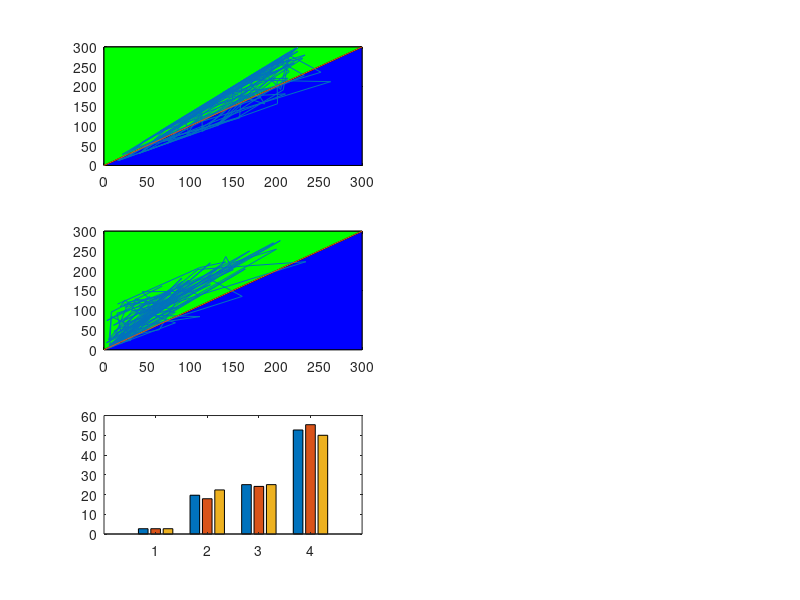

The MATLAB script that drew this image: (Note: this script raises an error after producing the figure.)

clear
clc

load param_ThrePert_SA0SB0_25pc_AND.mat
load param_RandSA0SB0_AND.mat

unp=tri_types(nrr,:);
ind=tri_type_SA0ltSB0;
dir=tri_type_SB0ltSA0;

nr=length(tri_type_SB0ltSA0);

for ii=1:nr

    if tri_type_SA0ltSB0(ii)==1 
        M_state_SA0ltSB0(ii,1)=SNB_SA0ltSB0(ii,3)-SNB_SA0ltSB0(ii,4);
        H_state_SA0ltSB0(ii,1)=SNB_SA0ltSB0(ii,3)-SNB_SA0ltSB0(ii,2);
        Tri_Reg_SA0ltSB0(ii,1)=SNB_SA0ltSB0(ii,1)-SNB_SA0ltSB0(ii,4);
    elseif tri_type_SA0ltSB0(ii)==3
        M_state_SA0ltSB0(ii,1)=SNB_SA0ltSB0(ii,3)-SNB_SA0ltSB0(ii,4);
        H_state_SA0ltSB0(ii,1)=SNB_SA0ltSB0(ii,3)-SNB_SA0ltSB0(ii,2);
        Tri_Reg_SA0ltSB0(ii,1)=SNB_SA0ltSB0(ii,1)-SNB_SA0ltSB0(ii,2);
    elseif tri_type_SA0ltSB0(ii)==2 
        M_state_SA0ltSB0(ii,1)=SNB_SA0ltSB0(ii,1)-SNB_SA0ltSB0(ii,4);
        H_state_SA0ltSB0(ii,1)=SNB_SA0ltSB0(ii,3)-SNB_SA0ltSB0(ii,2);
        Tri_Reg_SA0ltSB0(ii,1)=SNB_SA0ltSB0(ii,3)-SNB_SA0ltSB0(ii,4);
    elseif tri_type_SA0ltSB0(ii)==4 
        M_state_SA0ltSB0(ii,1)=SNB_SA0ltSB0(ii,1)-SNB_SA0ltSB0(ii,4);
        H_state_SA0ltSB0(ii,1)=SNB_SA0ltSB0(ii,3)-SNB_SA0ltSB0(ii,2);
        Tri_Reg_SA0ltSB0(ii,1)=SNB_SA0ltSB0(ii,3)-SNB_SA0ltSB0(ii,2);
    end


    if tri_type_SB0ltSA0(ii)==1 
        M_state_SB0ltSA0(ii,1)=SNB_SB0ltSA0(ii,3)-SNB_SB0ltSA0(ii,4);
        H_state_SB0ltSA0(ii,1)=SNB_SB0ltSA0(ii,3)-SNB_SB0ltSA0(ii,2);
        Tri_Reg_SB0ltSA0(ii,1)=SNB_SB0ltSA0(ii,1)-SNB_SB0ltSA0(ii,4);
    elseif tri_type_SB0ltSA0(ii)==3
        M_state_SB0ltSA0(ii,1)=SNB_SB0ltSA0(ii,3)-SNB_SB0ltSA0(ii,4);
        H_state_SB0ltSA0(ii,1)=SNB_SB0ltSA0(ii,3)-SNB_SB0ltSA0(ii,2);
        Tri_Reg_SB0ltSA0(ii,1)=SNB_SB0ltSA0(ii,1)-SNB_SB0ltSA0(ii,2);
    elseif tri_type_SB0ltSA0(ii)==2
        M_state_SB0ltSA0(ii,1)=SNB_SB0ltSA0(ii,1)-SNB_SB0ltSA0(ii,4);
        H_state_SB0ltSA0(ii,1)=SNB_SB0ltSA0(ii,3)-SNB_SB0ltSA0(ii,2);
        Tri_Reg_SB0ltSA0(ii,1)=SNB_SB0ltSA0(ii,3)-SNB_SB0ltSA0(ii,4);
    elseif tri_type_SB0ltSA0(ii)==4
        M_state_SB0ltSA0(ii,1)=SNB_SB0ltSA0(ii,1)-SNB_SB0ltSA0(ii,4);
        H_state_SB0ltSA0(ii,1)=SNB_SB0ltSA0(ii,3)-SNB_SB0ltSA0(ii,2);
        Tri_Reg_SB0ltSA0(ii,1)=SNB_SB0ltSA0(ii,3)-SNB_SB0ltSA0(ii,2);
    end

end

ind_types=[sum(ind==1),sum(ind==2),sum(ind==3),sum(ind==4)];
ind_pc=ind_types.*100./sum(ind_types);

dir_types=[sum(dir==1),sum(dir==2),sum(dir==3),sum(dir==4)];
dir_pc=dir_types.*100./sum(dir_types);

unp_types=[sum(unp==1),sum(unp==2),sum(unp==3),sum(unp==4)];
unp_pc=unp_types.*100./sum(unp_types);



%%%%%%%%%%%%%%%%%%%%%%%%%%%%%%%%%%%%%%%%%%%%%%%%%%%%%%%%%%%%%%%%%%%%%%%%%%%


% Define the vertices of the triangle
x1 = [0, 300, 300];
y1 = [0, 0, 300];

% Plot the vertices
figure(4)
subplot(3,2,1)
plot(x1, y1, 'k-'); % Plot the lines connecting the vertices

% Fill the area of the triangle
% figure(4)
% subplot(3,3,1)
fill(x1, y1, 'b'); % Fill the triangle with blue color
hold on

% Define the vertices of the triangle
x2 = [0, 0, 300];
y2 = [0, 300, 300];

% Plot the vertices
% figure(4)
% subplot(3,3,1)
plot(x2, y2, 'k-'); % Plot the lines connecting the vertices

% Fill the area of the triangle
% figure(4)
% subplot(3,3,1)
fill(x2, y2, 'g'); % Fill the triangle with blue color
hold on

% figure(4)
% subplot(3,3,1)
plot(SNB_SA0ltSB0(:,1), SNB_SB0ltSA0(:,1))
hold on
plot([0,300],[0,300])

sn1_dir_gt_ind = find(SNB_SB0ltSA0(:,1)>SNB_SA0ltSB0(:,1));
sn1_dir_lt_ind = find(SNB_SB0ltSA0(:,1)<SNB_SA0ltSB0(:,1));
sn1_dir_eq_ind = find(SNB_SB0ltSA0(:,1)==SNB_SA0ltSB0(:,1));
tot_sn1 = length(sn1_dir_gt_ind)+length(sn1_dir_lt_ind)+length(sn1_dir_eq_ind);

sn1_cont=([length(sn1_dir_gt_ind),length(sn1_dir_lt_ind),length(sn1_dir_eq_ind)].*100./tot_sn1)

% Define the vertices of the triangle
x1 = [0, 300, 300];
y1 = [0, 0, 300];

% Plot the vertices
figure(4)
subplot(3,2,3)
plot(x1, y1, 'k-'); % Plot the lines connecting the vertices

% Fill the area of the triangle
% figure(4)
% subplot(2,2,2)
fill(x1, y1, 'b'); % Fill the triangle with blue color
hold on

% Define the vertices of the triangle
x2 = [0, 0, 300];
y2 = [0, 300, 300];

% Plot the vertices
% figure(4)
% subplot(2,2,2)
plot(x2, y2, 'k-'); % Plot the lines connecting the vertices

% Fill the area of the triangle
% figure(4)
% subplot(2,2,2)
fill(x2, y2, 'g'); % Fill the triangle with blue color
hold on

% subplot(2,2,2)
plot(M_state_SA0ltSB0,M_state_SB0ltSA0)
hold on
plot([0,300],[0,300])

m_dir_gt_ind = find(M_state_SB0ltSA0(:,1)>M_state_SA0ltSB0(:,1));
m_dir_lt_ind = find(M_state_SB0ltSA0(:,1)<M_state_SA0ltSB0(:,1));
m_dir_eq_ind = find(M_state_SB0ltSA0(:,1)==M_state_SA0ltSB0(:,1));
tot_m = length(m_dir_gt_ind)+length(m_dir_lt_ind)+length(m_dir_eq_ind);


mstate_cont=([length(m_dir_gt_ind),length(m_dir_lt_ind),length(m_dir_eq_ind)].*100./tot_m)

subplot(3,2,5)
bar([unp_pc;dir_pc;ind_pc]')
% set(gca, 'TickDir', 'out');

text(1:length(unp_pc),unp_pc,num2str(unp_pc'),'vert','bottom','horiz','center','Rotation',90); 

text(1:length(dir_pc),dir_pc,num2str(dir_pc'),'vert','bottom','horiz','center','Rotation',90); 

text(1:length(ind_pc),ind_pc,num2str(ind_pc'),'vert','bottom','horiz','center','Rotation',90); 

set(gca, 'XTickLabel',{'2U2D','1U2D','2U1D','1U1D'})
